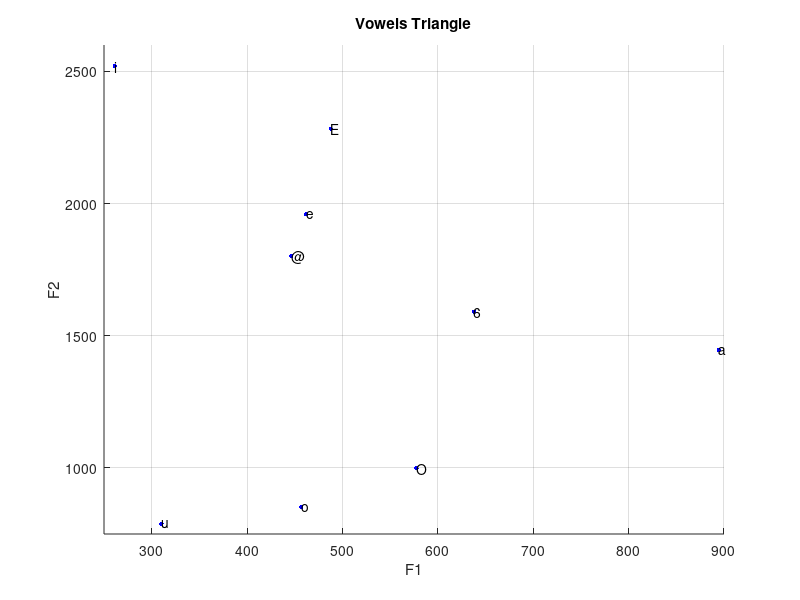

The MATLAB script that drew this image:
%%
clear all; close all;

F1 = [894.37 487.83 261.22 577.60 310.20 637.77 461.78 456.89 446.21];
F2 = [1445.51 2283.46 2519.87 999.40 788.42 1591.57 1959.82 851.67 1801.59];

figure;
axis([250 900 750 2600]);
grid on, hold on,
plot(F1(1,:),F2(1,:), 'b.', 'markersize', 10);

%labelling
vowels = {'a','E','i','O','u','6','e','o','@'};
for i = 1 : numel(F1)
    text(F1(i), F2(i), vowels(i));
end
title('Vowels Triangle');
xlabel('F1');
ylabel('F2');



%%

%894.37 1445.51
%487.83 2283.46
%261.22 2519.87
%577.60 999.40
%310.20 788.42
%637.77 1591.57
%461.78 1959.82
%456.89 851.67
%446.21 1801.59

